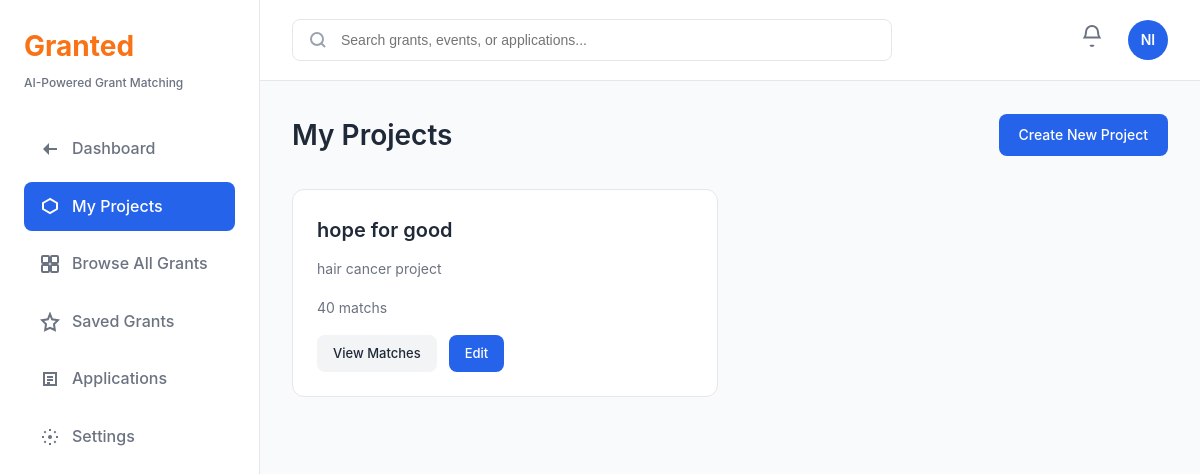
The page /projects/ (signed in) on the database its author committed.
### grants/models.py (models this page shows, shortened)
class UserProfile(models.Model):
    ORGANIZATION_TYPE_CHOICES = [
        ('npo', 'Non-Profit Organization'),
        ('social_enterprise', 'Social Enterprise'),
        ('government', 'Government Agency'),
        ('academic', 'Academic Institution'),
        ('corporate', 'Corporate/Business'),
        ('individual', 'Individual'),
    ]
    NOTIFICATION_THRESHOLD_CHOICES = [
        ('70', '70% - Good match'),
        ('80', '80% - High relevance only'),
        ('90', '90% - Excellent match only'),
    ]
    DURATION_CHOICES = [
        ('6_months', '6 months'),
        ('12_months', '12 months'),
        ('18_months', '18 months'),
        ('24_months', '24 months'),
        ('36_months', '36 months'),
    ]
    user = models.OneToOneField(User, on_delete=models.CASCADE, related_name='profile')
    organization_name = models.CharField(max_length=200, blank=True)
    organization_type = models.CharField(max_length=50, choices=ORGANIZATION_TYPE_CHOICES, blank=True)
    organization_registration = models.CharField(max_length=100, blank=True, help_text="Registration number")
    organization_description = models.TextField(blank=True)
    organization_website = models.URLField(blank=True)
    organization_email = models.EmailField(blank=True)
    organization_phone = models.CharField(max_length=20, blank=True)
    organization_address = models.TextField(blank=True)
    bio = models.TextField(blank=True)
    avatar_initials = models.CharField(max_length=2, blank=True)
    notify_email = models.BooleanField(default=True, help_text="Receive notifications via email")
    notify_new_grants = models.BooleanField(default=True, help_text="Notify on new matching grants")
    notify_deadline_reminders = models.BooleanField(default=True, help_text="Deadline reminder notifications")
    notify_application_updates = models.BooleanField(default=True, help_text="Application status updates")
    notify_weekly_digest = models.BooleanField(default=False, help_text="Weekly digest of activities")
    notification_threshold = models.CharField(max_length=5, choices=NOTIFICATION_THRESHOLD_CHOICES, default='70')
    ai_suggestions_enabled = models.BooleanField(default=True, help_text="AI-powered grant suggestions")
    ai_auto_matching = models.BooleanField(default=True, help_text="Automatic grant matching")
    ai_proposal_assistance = models.BooleanField(default=True, help_text="AI proposal writing assistance")
    ai_deadline_alerts = models.BooleanField(default=True, help_text="Smart deadline alerts")
    preferred_categories = models.JSONField(default=list, help_text="Preferred grant categories")
    funding_min = models.DecimalField(max_digits=12, decimal_places=2, null=True, blank=True)
    funding_max = models.DecimalField(max_digits=12, decimal_places=2, null=True, blank=True)
    typical_duration = models.CharField(max_length=20, choices=DURATION_CHOICES, default='12_months')
    created_at = models.DateTimeField(auto_now_add=True)
    updated_at = models.DateTimeField(auto_now=True)

class Project(models.Model):
    user = models.ForeignKey(User, on_delete=models.CASCADE, related_name='projects')
    title = models.CharField(max_length=300)
    description = models.TextField()
    focus_area = models.CharField(max_length=200, blank=True)  # e.g., "dementia care", "active aging"
    budget_required_min = models.DecimalField(max_digits=12, decimal_places=2, null=True, blank=True)
    budget_required_max = models.DecimalField(max_digits=12, decimal_places=2, null=True, blank=True)
    duration_years = models.CharField(max_length=50, blank=True)
    kpis = models.TextField(blank=True, help_text="Key Performance Indicators")
    service_outcomes = models.TextField(blank=True)
    beneficiary_types = models.JSONField(default=list, help_text="List of beneficiary types (multi-select)")
    target_beneficiaries_count = models.IntegerField(null=True, blank=True, help_text="Target number of beneficiaries")
    project_start_date = models.DateField(null=True, blank=True, help_text="Project start date")
    project_end_date = models.DateField(null=True, blank=True, help_text="Project end date")
    interested_in = models.JSONField(default=list, help_text="List of interest areas (multi-select)")
    need_support_for = models.JSONField(default=list, help_text="List of support types needed (multi-select)")
    want_support_from = models.JSONField(default=list, help_text="List of agencies to get support from (multi-select)")
    created_at = models.DateTimeField(auto_now_add=True)
    updated_at = models.DateTimeField(auto_now=True)
    class Meta:
        ordering = ['-created_at']

### grants/views.py (the view)
# urls.py: path('projects/', views.projects_list, name='projects'),
@login_required
def projects_list(request):
    projects = Project.objects.filter(user=request.user).annotate(
        match_count=Count('matches')
    )
    return render(request, 'grants/projects.html', {'projects': projects})

### grants/templates/grants/projects.html (shortened to what this page needs)
{% extends 'grants/base.html' %}
{% load static %}
{% block content %}
<div class="projects-page">
    <div class="page-header">
        <h1>My Projects</h1>
        <a href="{% url 'grants:project_create' %}" class="btn btn-primary">Create New Project</a>
    </div>
    <div class="projects-grid">
        {% for project in projects %}
        <div class="project-card">
            <h3>{{ project.title }}</h3>
            <p class="project-description">{{ project.description|truncatewords:30 }}</p>
            <div class="project-stats">
                <span>{{ project.match_count }} match{{ project.match_count|pluralize }}</span>
            </div>
            <div class="project-actions">
                <a href="{% url 'grants:project_matches' project.id %}" class="btn btn-secondary btn-sm">View Matches</a>
                <a href="{% url 'grants:project_edit' project.id %}" class="btn btn-primary btn-sm">Edit</a>
            </div>
        </div>
        {% empty %}
        <div class="empty-state">
            <p>You haven't created any projects yet.</p>
            <a href="{% url 'grants:project_create' %}" class="btn btn-primary">Create Your First Project</a>
        </div>
        {% endfor %}
    </div>
</div>
{% endblock %}

### grants/templates/grants/base.html (shortened to what this page needs)
<!DOCTYPE html>
<html lang="en">
<head>
    {% load static %}
    <link rel="stylesheet" href="{% static 'css/style.css' %}">
</head>
<body>
    <div class="app-container">
        <aside class="sidebar">
            <div class="sidebar-header">
                <h1 class="logo">Granted</h1>
                <p class="logo-subtitle">AI-Powered Grant Matching</p>
            </div>
            <nav class="sidebar-nav">
                <a href="{% url 'grants:dashboard' %}" class="nav-item {% if request.resolver_match.url_name == 'dashboard' %}active{% endif %}">
                    <svg width="20" height="20" viewBox="0 0 20 20" fill="none">
                        <path d="M3 10L9 4V9H17V11H9V16L3 10Z" fill="currentColor"/>
                    </svg>
                    <span>Dashboard</span>
                </a>
                <a href="{% url 'grants:projects' %}" class="nav-item {% if request.resolver_match.url_name == 'projects' or request.resolver_match.url_name == 'project_create' %}active{% endif %}">
                    <svg width="20" height="20" viewBox="0 0 20 20" fill="none">
                        <path d="M10 3L3 7V13L10 17L17 13V7L10 3Z" stroke="currentColor" stroke-width="2" fill="none"/>
                    </svg>
                    <span>My Projects</span>
                </a>
                <a href="{% url 'grants:grants_list' %}" class="nav-item {% if request.resolver_match.url_name == 'grants_list' %}active{% endif %}">
                    <span>Browse All Grants</span>
                </a>
                <a href="{% url 'grants:saved_grants' %}" class="nav-item {% if request.resolver_match.url_name == 'saved_grants' %}active{% endif %}">
                    <svg width="20" height="20" viewBox="0 0 20 20" fill="none" stroke="currentColor" stroke-width="2">
                        <path d="M10 2L12.09 7.26L18 8.18L14 12.14L14.82 18.02L10 15.77L5.18 18.02L6 12.14L2 8.18L7.91 7.26L10 2Z"/>
                    </svg>
                    <span>Saved Grants</span>
                </a>
                <a href="{% url 'grants:applications' %}" class="nav-item {% if request.resolver_match.url_name == 'applications' or request.resolver_match.url_name == 'application_create' %}active{% endif %}">
                    <svg width="20" height="20" viewBox="0 0 20 20" fill="none">
                        <path d="M4 4H16V16H4V4Z" stroke="currentColor" stroke-width="2" fill="none"/>
                        <path d="M7 8H13M7 11H13M7 14H10" stroke="currentColor" stroke-width="2"/>
                    </svg>
                    <span>Applications</span>
                </a>
                <a href="{% url 'grants:settings' %}" class="nav-item {% if request.resolver_match.url_name == 'settings' %}active{% endif %}">
                    <svg width="20" height="20" viewBox="0 0 20 20" fill="none">
                        <circle cx="10" cy="10" r="2" fill="currentColor"/>
                        <path d="M10 2V4M10 16V18M18 10H16M4 10H2M15.66 4.34L14.24 5.76M5.76 14.24L4.34 15.66M15.66 15.66L14.24 14.24M5.76 5.76L4.34 4.34" stroke="currentColor" stroke-width="2"/>
                    </svg>
                    <span>Settings</span>
                </a>
            </nav>
        </aside>
        <main class="main-content">
            <header class="header">
                <div class="header-search">
                    <svg width="20" height="20" viewBox="0 0 20 20" fill="none" class="search-icon">
                        <circle cx="9" cy="9" r="6" stroke="currentColor" stroke-width="2" fill="none"/>
                        <path d="M13 13L17 17" stroke="currentColor" stroke-width="2"/>
                    </svg>
                    <input type="text" id="header-search-input" name="header-search" placeholder="Search grants, events, or applications..." class="search-input">
                </div>
                <div class="header-actions">
                    <a href="#" class="notification-bell">
                    </a>
                    {% if user.is_authenticated %}
                        <div class="user-avatar">
                            {% if user.profile.avatar_initials %}
                                {{ user.profile.avatar_initials }}
                            {% else %}
                                {{ user.username|slice:":2"|upper }}
                            {% endif %}
                        </div>
                    {% else %}
                        <a href="{% url 'login' %}" class="btn btn-primary">Login</a>
                    {% endif %}
                </div>
            </header>
            <div class="content-area">
                {% block content %}{% endblock %}
            </div>
        </main>
    </div>
</body>
</html>

### static/css/style.css (style rules this page uses)
* { margin: 0; padding: 0; box-sizing: border-box; }
:root { --primary-blue: #2563EB; --primary-blue-dark: #1E40AF; --primary-blue-light: #3B82F6; --secondary-green: #10B981; --secondary-green-dark: #059669; --accent-orange: #F97316; --accent-yellow: #FBBF24; --text-dark: #1F2937; --text-gray: #6B7280; --text-light: #9CA3AF; --bg-white: #FFFFFF; --bg-gray: #F9FAFB; --bg-gray-light: #F3F4F6; --border-color: #E5E7EB; --shadow-sm: 0 1px 2px 0 rgba(0, 0, 0, 0.05); --shadow-md: 0 4px 6px -1px rgba(0, 0, 0, 0.1); --shadow-lg: 0 10px 15px -3px rgba(0, 0, 0, 0.1); }
body { font-family: -apple-system, BlinkMacSystemFont, 'Segoe UI', Roboto, 'Helvetica Neue', Arial, sans-serif; color: var(--text-dark); background-color: var(--bg-gray); line-height: 1.6; }
.app-container { display: flex; min-height: 100vh; }
.sidebar { width: 260px; background: var(--bg-white); border-right: 1px solid var(--border-color); padding: 24px; position: fixed; height: 100vh; overflow-y: auto; }
.sidebar-header { margin-bottom: 32px; }
.logo { font-size: 28px; font-weight: 700; color: var(--accent-orange); margin-bottom: 4px; }
.logo-subtitle { font-size: 12px; color: var(--text-gray); font-weight: 500; }
.sidebar-nav { display: flex; flex-direction: column; gap: 8px; }
.nav-item { display: flex; align-items: center; gap: 12px; padding: 12px 16px; border-radius: 8px; color: var(--text-gray); text-decoration: none; font-weight: 500; transition: all 0.2s; }
.nav-item.active { background: var(--primary-blue); color: white; }
.nav-item svg { flex-shrink: 0; }
.main-content { flex: 1; margin-left: 260px; display: flex; flex-direction: column; }
.header { background: var(--bg-white); border-bottom: 1px solid var(--border-color); padding: 16px 32px; display: flex; align-items: center; justify-content: space-between; gap: 24px; }
.header-search { flex: 1; max-width: 600px; position: relative; }
.search-icon { position: absolute; left: 16px; top: 50%; transform: translateY(-50%); color: var(--text-light); }
.search-input { width: 100%; padding: 12px 16px 12px 48px; border: 1px solid var(--border-color); border-radius: 8px; font-size: 14px; transition: all 0.2s; }
.header-actions { display: flex; align-items: center; gap: 16px; }
.notification-bell { position: relative; padding: 8px; color: var(--text-gray); cursor: pointer; }
.user-avatar { width: 40px; height: 40px; border-radius: 50%; background: var(--primary-blue); color: white; display: flex; align-items: center; justify-content: center; font-weight: 600; font-size: 14px; }
.content-area { flex: 1; padding: 32px; overflow-y: auto; }
.btn { padding: 10px 20px; border-radius: 8px; font-size: 14px; font-weight: 500; text-decoration: none; display: inline-flex; align-items: center; justify-content: center; border: none; cursor: pointer; transition: all 0.2s; }
.btn-primary { background: var(--primary-blue); color: white; }
.btn-secondary { background: var(--bg-gray-light); color: var(--text-dark); }
.btn-sm { padding: 8px 16px; font-size: 13px; }
.page-header { display: flex; align-items: center; justify-content: space-between; margin-bottom: 32px; }
.page-header h1 { font-size: 28px; font-weight: 600; color: var(--text-dark); }
.projects-grid { display: grid; grid-template-columns: repeat(auto-fill, minmax(300px, 1fr)); gap: 24px; }
.project-card { background: var(--bg-white); border: 1px solid var(--border-color); border-radius: 12px; padding: 24px; }
.project-card h3 { font-size: 20px; font-weight: 600; margin-bottom: 8px; color: var(--text-dark); }
.project-description { font-size: 14px; color: var(--text-gray); margin-bottom: 16px; line-height: 1.6; }
.project-stats { font-size: 14px; color: var(--text-gray); margin-bottom: 16px; }
.project-actions { display: flex; gap: 12px; }

### rows shown on the page
Project: title "hope for good", description "hair cancer project", match_count "40"

### other values the page prints
{{ user.profile.avatar_initials }} "NI"
